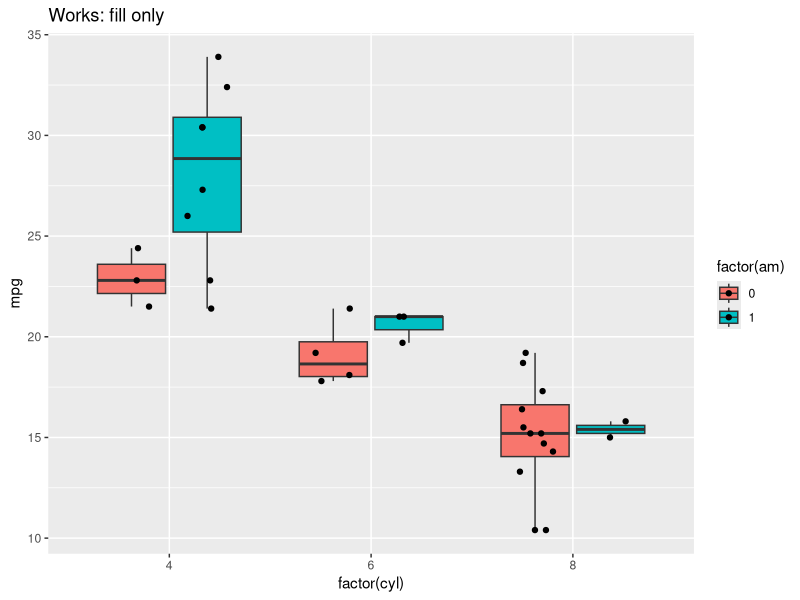
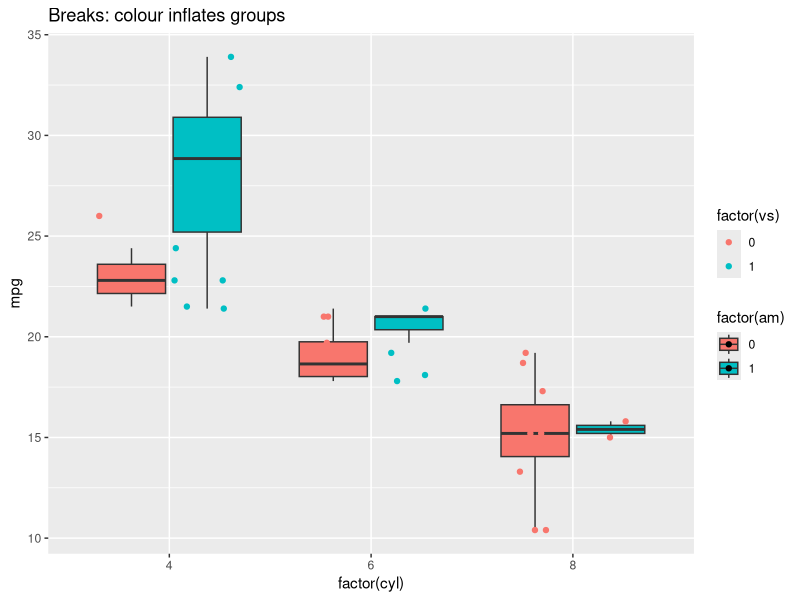
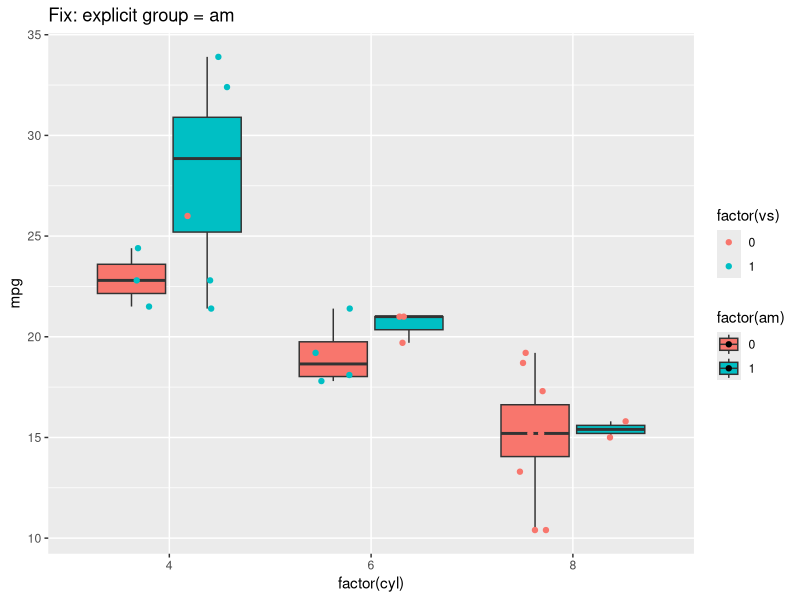

Generate these figures, in order, with R:
# Minimal demo: 3 plots, copy-paste into R console
# Uses only mtcars — no data prep needed.

library(ggplot2)

# Shared base: boxplots of mpg by cylinder count, dodged by transmission
base <- ggplot(mtcars, aes(x = factor(cyl), y = mpg, fill = factor(am)))

# 1. WORKS: fill only
base +
  geom_boxplot(outlier.shape = NA) +
  geom_point(position = position_jitterdodge(seed = 1)) +
  ggtitle("Works: fill only")

# 2. BREAKS: adding colour = factor(vs) inflates implicit groups
base +
  geom_boxplot(outlier.shape = NA) +
  geom_point(aes(colour = factor(vs)),
             position = position_jitterdodge(seed = 1)) +
  ggtitle("Breaks: colour inflates groups")

# 3. WORKAROUND: explicit group = factor(am)
base +
  geom_boxplot(outlier.shape = NA) +
  geom_point(aes(colour = factor(vs), group = factor(am)),
             position = position_jitterdodge(seed = 1)) +
  ggtitle("Fix: explicit group = am")
